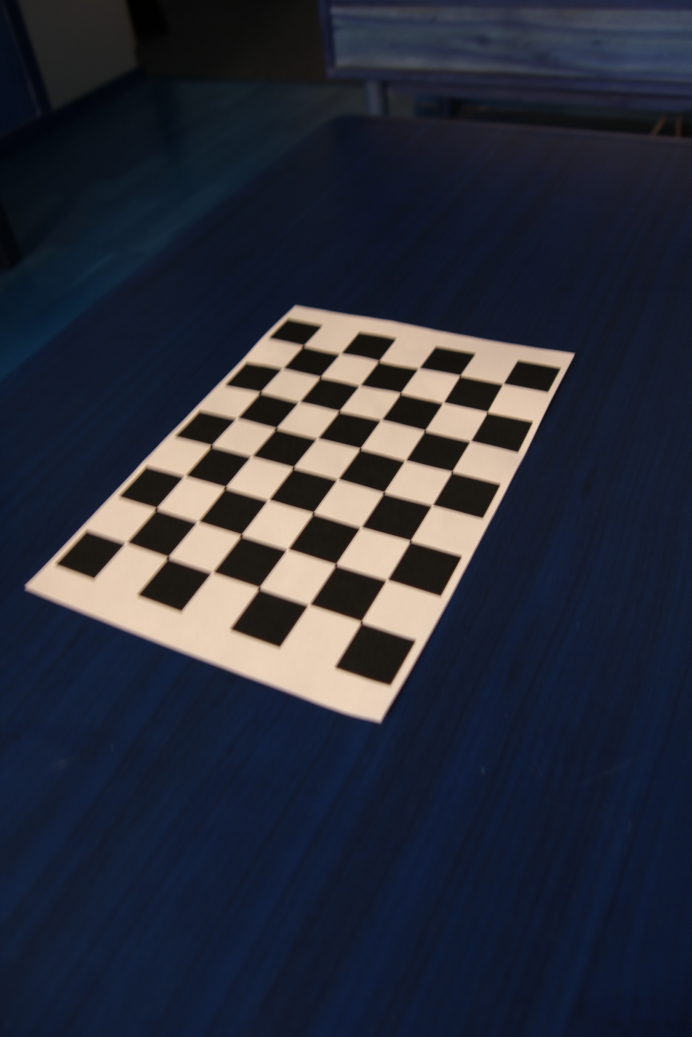
#> input picture test-images/intrinsics-2/IMG_1357.JPG, 3456 x 5184 px (shown at 1/5 size); its folder holds only this picture in this run
$ python -i camera_calibration_dlt.py   (imports and definitions only)
#> lines starting #> are read from the running program, lines starting #| are printed output that depends on the picture
import cv2 as cv
import numpy as np
import matplotlib.pyplot as plt
# import h5py
from checkerboard_detection import _find_checkerboard_corners
from PIL import Image
from scipy.linalg import rq
from pathlib import Path


def select_points(img, scale_factor=0.5):
    """Function to select points from an image.

    First select a point from the left, then from the right. If you selected all the points you wanted, press Esc or close the window.
    """
    points1 = []
    count = 0  # Use a list to make count mutable within the nested function

    # [11 lines left out: function click_event, not called in this run]

    # Resize image for display
    height, width = img.shape[0], img.shape[1]
    new_height, new_width = int(height * scale_factor), int(width * scale_factor)
    resized_img = cv.resize(img, (new_width, new_height), interpolation=cv.INTER_LINEAR)

    cv.imshow("Image", resized_img)
    cv.setMouseCallback("Image", click_event, resized_img)

    # Stop when esc pressed
    while True:
        key = cv.waitKey(20) & 0xFF
        if key == 27:  # ESC key to break
            break
        if cv.getWindowProperty("Image", cv.WND_PROP_VISIBLE) < 1:  # Check if window is closed
            break
        if count == 2:
            break
    cv.destroyAllWindows()
    return points1


def pixel_shift(cube_corners):
    bottom_corner = cube_corners[1]
    top_corner    = cube_corners[0]

    # Shift per cm of Z height
    cube_height_cm = 4.0
    shift_per_cm = (top_corner - bottom_corner) / cube_height_cm
    return shift_per_cm


# [127 lines left out: functions checkerboard_check, construct_3d_coordinates, fabricate_height, calibrate, apply_transformation, calibrate_norm and 1 more, not called in this run]


def calibrate_DLT(extrinsic_img_input, patter_size=(8,6)):
    # ── Accept either a file path OR a PIL Image ───────────────────────────
#> called with extrinsic_img_input = 'test-images/intrinsics-2/IMG_1357.JPG', patter_size = (8, 6)
    if isinstance(extrinsic_img_input, (str, Path)):
        extrinsic_img_cv  = cv.imread(str(extrinsic_img_input), cv.IMREAD_COLOR_RGB)
#> extrinsic_img_cv is the input picture: shape (5184, 3456, 3); mean B, G, R 58.1, 45.9, 42.3
        extrinsic_img_pil = Image.open(extrinsic_img_input)
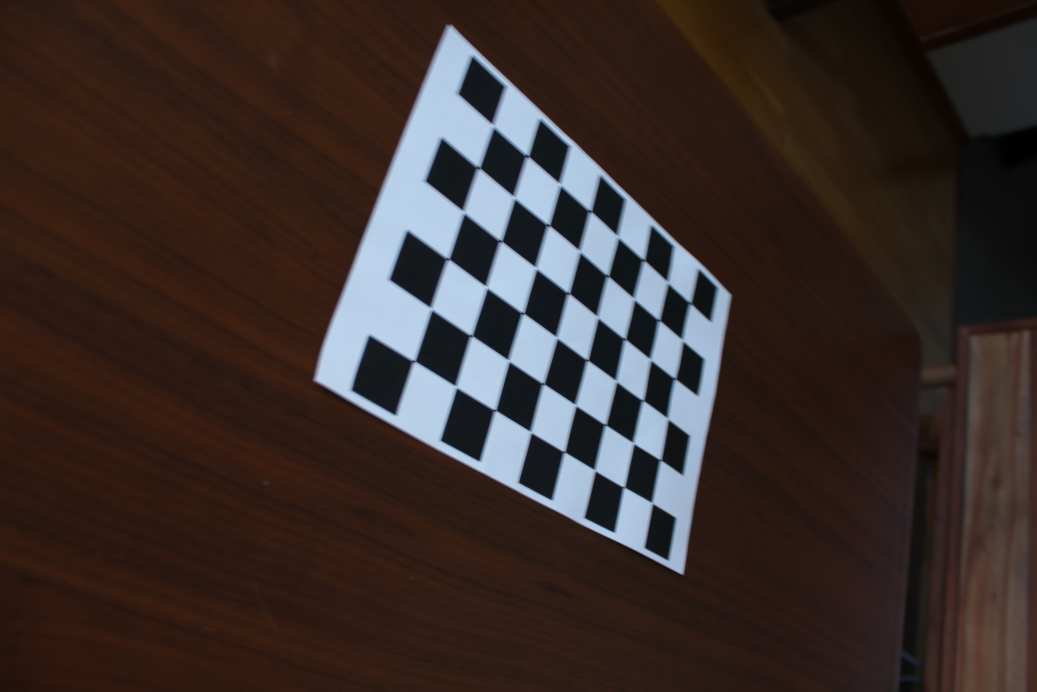
#> extrinsic_img_pil: PIL image 5184x3456 RGB (shown at 1/5 size); mean R, G, B 58.1, 45.9, 42.3
    else:
        # Already a PIL Image
        extrinsic_img_pil = extrinsic_img_input
        extrinsic_img_cv  = cv.cvtColor(np.array(extrinsic_img_pil), cv.COLOR_RGB2BGR)
        extrinsic_img_cv  = cv.cvtColor(extrinsic_img_cv, cv.COLOR_BGR2RGB)

    # SELECT BOTTOM -> TOP OF A CORNER
    cube_corners = select_points(extrinsic_img_cv)
#> (key Esc is pressed here)
#> cube_corners = []
    cube_corners = np.array(cube_corners) * 2
#> cube_corners = empty array

    shift_per_cm = pixel_shift(cube_corners)
    checker_z = 4 * shift_per_cm[1]

    # Finding the checkerboard spots
    checker_2d = checkerboard_check([extrinsic_img_pil], patter_size)
    N = len(checker_2d)

    # Fabricating the height to the 2d coordinates, making the squares "cubes"
    checker_2d = fabricate_height(N, checker_2d, checker_z)

    # Constructing the 3d coordinates to match the fabricated 2d, and use first spot as origin
    checker_3d = construct_3d_coordinates(N)

    # Then finally calibrating and returning the needed values
    M = calibrate_norm(checker_2d, checker_3d)
    K, R, C = decompose_projection(M)
    print("done")
    return M, K, R, C

#> (the run stopped early here; a loop or call above may not have finished)
